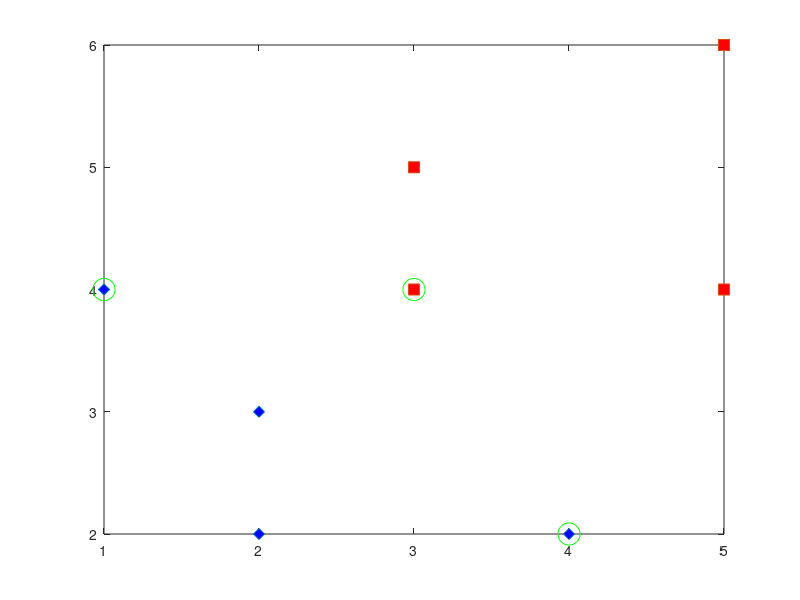

Recreate this plot in MATLAB.
# Cargamos los datos de entrenamiento
load data/mini/trSep.dat;          # Muestras entrenamiento (separable)
load data/mini/trSeplabels.dat     # Etiquetas entrenamiento (separable)

N = rows(tr);

# El tipo de kernel "-t 0" corresponde al tipo lineal
# Res es un tipo estructurado que contiene, entre otros:
#   los parámetros del modelo
#   los ı́ndices de los vectores que han resultado ser vectores soporte
#   el multiplicador de Lagrange
res = svmtrain(trlabels, tr, '-t 0 -c 1');

# Representación gráfica de las muestras que nos permite observar 
# que no son linealmente separables
plot(tr(trlabels==1,1),
tr(trlabels==1,2),"d","markersize",8,"markerfacecolor","b",
tr(trlabels==2,1),
tr(trlabels==2,2),"s","markersize",8,"markerfacecolor","r");
pause(2);

vectores_soporte = res.sv_indices;

# Representación gráfica de las muestras junto a los vectores soporte
plot(tr(trlabels==1,1),
     tr(trlabels==1,2),"d","markersize",8,"markerfacecolor","b",
     tr(trlabels==2,1),
     tr(trlabels==2,2),"s","markersize",8,"markerfacecolor","r",
     tr(vectores_soporte,1),
     tr(vectores_soporte,2),"og","markersize",16);
